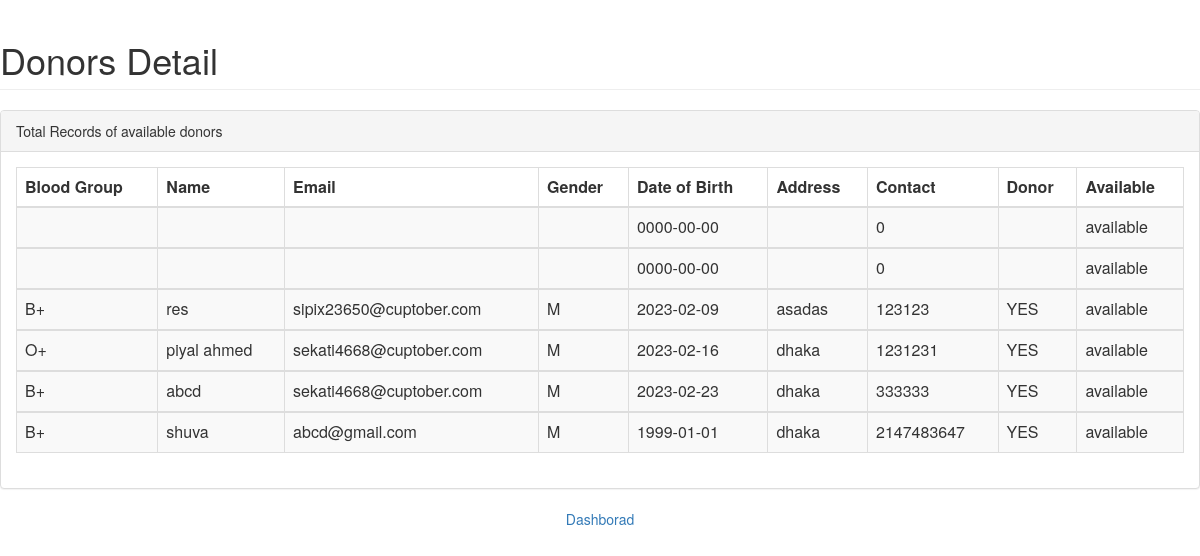
/pages/viewblood.php, run on the app's committed database.
### tables this page shows
CREATE TABLE `register` (
  `id` int(11) NOT NULL,
  `name` text NOT NULL,
  `email` varchar(30) NOT NULL,
  `gender` varchar(10) NOT NULL,
  `dob` date NOT NULL,
  `bloodgroup` varchar(10) NOT NULL,
  `address` varchar(40) NOT NULL,
  `contact` int(11) NOT NULL,
  `username` varchar(10) NOT NULL,
  `password` varchar(10) NOT NULL,
  `donor` varchar(191) NOT NULL,
  `available` varchar(20) NOT NULL
);

### pages/viewblood.php (the view, shortened to what this page needs)
<html>
<head>
    <link href="../vendor/bootstrap/css/bootstrap.min.css" rel="stylesheet">
</head>
<body>
    <div id="wrapper">
        <div id="page-wrapper">
            <div class="container-fluid">
                <div class="row">
                    <div class=".col-lg-12">
                        <h1 class="page-header">Donors Detail</h1>
                    </div>
                </div>
                <div class="row">
                    <div class=".col-lg-12">
                        <div class="panel panel-default">
                            <div class="panel-heading">
                                Total Records of available donors
                            </div>
                            <div class="panel-body">
                                <div class="table-responsive">
                                    <table class="table table-striped table-bordered table-hover"
                                        id="dataTables-example">
                                        <?php
						include "dbconnect.php";
						$qry="select * from register where available='available'";
						$result=mysqli_query($conn,$qry);
						echo"
						<thead>
						<tr>
                            <th>Blood Group</th>
							<th>Name</th>
							<th>Email</th>
							<th>Gender</th>
							<th>Date of Birth</th>
							<th>Address</th>
                            <th>Contact</th>
                            <th>Donor</th>
                            <th>Available</th>
						</tr>
						</thead>";
						while($row=mysqli_fetch_array($result)){
						  echo"<tbody>
						  <tr>
                          <td>".$row['bloodgroup']."</td>
						  <td>".$row['name']."</td>
						  <td>".$row['email']."</td>
						  <td>".$row['gender']."</td>
						  <td>".$row['dob']."</td>
						  <td>".$row['address']."</td>
						  <td>".$row['contact']."</td>
                          <td>".$row['donor']."</td>
                          <td>".$row['available']."</td>
						</tr>
						</tbody>";
						}
						?>
                                    </table>
                                </div>
                            </div>
                        </div>
                    </div>
                </div>
            </div>
        </div>
    </div>
    <div align="center">
        <a href="home.php" align="center">Dashborad</a>
    </div>
</body>
</html>

### data on the page
register: dob "0000-00-00", contact "0", available "available"
register: dob "0000-00-00", contact "0", available "available"
register: bloodgroup "B+", name "res", email "sipix23650@cuptober.com", gender "M", dob "2023-02-09", address "asadas", contact "123123", donor "YES", available "available"
register: bloodgroup "O+", name "piyal ahmed", email "sekati4668@cuptober.com", gender "M", dob "2023-02-16", address "dhaka", contact "1231231", donor "YES", available "available"
register: bloodgroup "B+", name "abcd", email "sekati4668@cuptober.com", gender "M", dob "2023-02-23", address "dhaka", contact "333333", donor "YES", available "available"
register: bloodgroup "B+", name "shuva", email "abcd@gmail.com", gender "M", dob "1999-01-01", address "dhaka", contact "2147483647", donor "YES", available "available"
